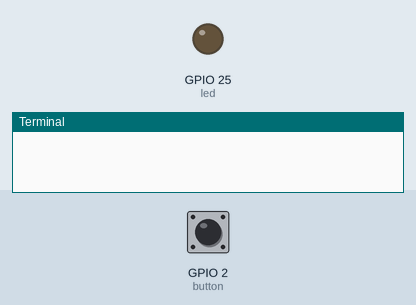
A program run on a simulated Raspberry Pi (BCM pin numbers). Parts: output pins drawn as LEDs (lit = HIGH), the last lines printed to the terminal. Inputs (shaded band) come from the test bench; at power-on: GPIO 2 (button) HIGH. Sending an e-mail succeeds after 1 s.

Above: at 1.2 s.
1.3 s: GPIO 2 (button) pulled LOW for 0.15 s
At 1.7 s:
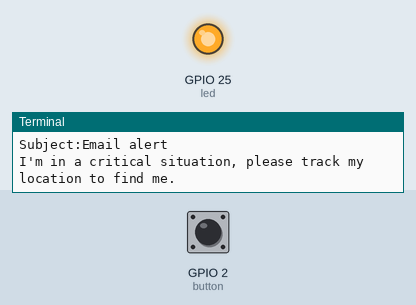
4.4 s: GPIO 2 (button) pulled LOW for 1 s
At 7.2 s:
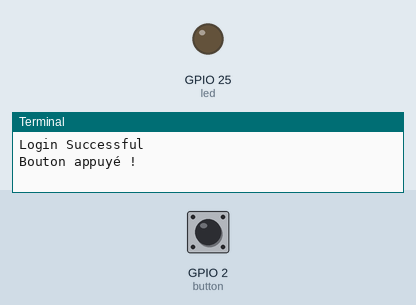
8.4 s: GPIO 2 (button) pulled LOW for 3.2 s
At 9.5 s:
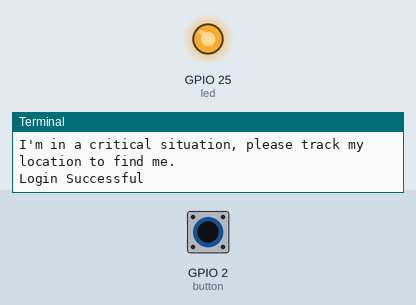
Timing chart, 0 to 13.1 s (numbered marks = the images above; inputs shaded):
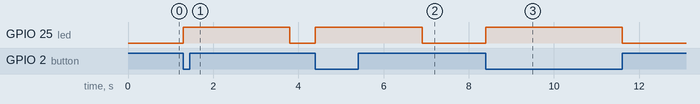

The program:

Push_Button.py
```python
from gpiozero import LED, Button
from signal import pause

import smtplib
toAdd = 'izarktouni504@gmail.com'
smtpUser = 'iotkobbane@gmail.com'
smtpPass = 'xsnvnlmrsxgpfzix'
fromAdd = smtpUser
subject = 'Email alert'
header = 'TO:' + toAdd + '\n' + 'From:' + fromAdd + '\n' + 'Subject:' + subject
body = "I'm in a critical situation, please track my location to find me."

led = LED(25)
button = Button(2)

def button_pressed():
    led.on()
    print (header + '\n' + body)
    s = smtplib.SMTP('smtp.gmail.com',587)
    s.ehlo()
    s.starttls()
    s.ehlo()
    s.login(smtpUser,smtpPass)
    print("Login Successful")
    s.sendmail(fromAdd,toAdd,header + '\n\n' + body)
    s.sendmail(fromAdd,"chaimaaourgani84@gmail.com",header + '\n\n' + body)
    s.sendmail(fromAdd,"yousraaarab8@gmail.com",header + '\n\n' + body)
    s.sendmail(fromAdd,"elkamounihajar11@gmail.com",header + '\n\n' + body)
    print("Bouton appuyé !")
    s.quit()


def button_released():
    led.off()


button.when_pressed = button_pressed
button.when_released = button_released


pause()
```

Measured:
- after the input at 1.3 s, GPIO 25 (led): LOW → HIGH at once, → LOW 2.5 s later
- after the input at 4.4 s, GPIO 25 (led): LOW → HIGH at once, → LOW 2.5 s later
- after the input at 8.4 s, GPIO 25 (led): LOW → HIGH at once, → LOW 3.2 s later
